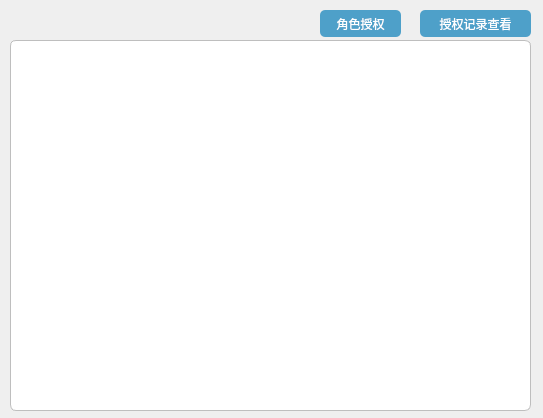
<?xml version="1.0" encoding="UTF-8"?>
<ui version="4.0">
 <class>RoleAuth</class>
 <widget class="QWidget" name="RoleAuth">
  <property name="geometry">
   <rect>
    <x>0</x>
    <y>0</y>
    <width>543</width>
    <height>418</height>
   </rect>
  </property>
  <property name="windowTitle">
   <string/>
  </property>
  <widget class="QPushButton" name="doAuthBtn">
   <property name="geometry">
    <rect>
     <x>320</x>
     <y>10</y>
     <width>81</width>
     <height>27</height>
    </rect>
   </property>
   <property name="styleSheet">
    <string notr="true">font: 10pt &quot;Agency FB&quot;;
color: rgb(255, 255, 255);
background-color: rgb(78, 160, 201);
border-radius: 5px; 
</string>
   </property>
   <property name="text">
    <string>角色授权</string>
   </property>
  </widget>
  <widget class="QTableView" name="role_view">
   <property name="geometry">
    <rect>
     <x>10</x>
     <y>40</y>
     <width>521</width>
     <height>371</height>
    </rect>
   </property>
   <property name="styleSheet">
    <string notr="true">border-style:solid;
border-width:1px;
border-color:rgb(190,190,190);
background-color: rgb(255, 255, 255);
border-radius: 6px; </string>
   </property>
   <property name="verticalScrollBarPolicy">
    <enum>Qt::ScrollBarAlwaysOff</enum>
   </property>
  </widget>
  <widget class="QPushButton" name="authCheckBtn">
   <property name="geometry">
    <rect>
     <x>420</x>
     <y>10</y>
     <width>111</width>
     <height>27</height>
    </rect>
   </property>
   <property name="styleSheet">
    <string notr="true">font: 10pt &quot;Agency FB&quot;;
color: rgb(255, 255, 255);
background-color: rgb(78, 160, 201);
border-radius: 5px; 
</string>
   </property>
   <property name="text">
    <string>授权记录查看</string>
   </property>
  </widget>
 </widget>
 <resources/>
 <connections/>
</ui>
